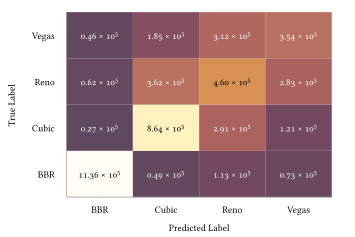

Here is the gnuplot script that generated this plot:
set terminal tikz standalone color size 9cm,6cm font '\scriptsize' preamble '\usepackage{microtype} \usepackage[oldstyle]{libertinus} \usepackage{libertinust1math} \usepackage[binary-units, per-mode=symbol]{siunitx}\sisetup{detect-all} \newcommand{\approachshort}{OPaL} \newcommand{\Coopfw}{CoOp} \newcommand{\coopfw}{\Coopfw} \newcommand{\Indfw}{Ind} \newcommand{\indfw}{\Indfw}'
set output "cnn-histo-tc-confusion-2000-thesis.tex"

load "gnuplot-palettes/sand.pal"

set style line 102 lc rgb '#a0a0a0' lt 1 lw 1
set border ls 102
set colorbox border 102
set key textcolor rgb "black"
set tics textcolor rgb "black"
set label textcolor rgb "black"

set border 3
set grid x y
set xtics nomirror
set ytics nomirror

#set key autotitle columnhead
set datafile separator ","

set xlabel "Predicted Label"
set ylabel "True Label"
set cblabel "Frequency"

# set yrange [0.0:1.0]
#set key outside top horizontal
#set key font ",6"
# set logscale cb

set xtics ('BBR' 0.0,\
'Cubic' 1.0,\
'Reno' 2.0,\
'Vegas' 3.0,\
)
set ytics ('BBR' 0.0,\
'Cubic' 1.0,\
'Reno' 2.0,\
'Vegas' 3.0,\
)
# set cbrange[0:36725.2]

threshold = 400000

unset colorbox

plot '../results/cnn-histo-raw-tc-confusion-0.csv' matrix u 1:2:3 with image pixels notitle, \
	'' matrix u 1:2:($3 > threshold ? "" : sprintf("\\\\num{%.2fe5}",($3/100000.0))) with labels tc 'white' notitle, \
	'' matrix u 1:2:($3 <= threshold ? "" : sprintf("\\\\num{%.2fe5}",($3/100000.0))) with labels tc 'black' notitle
